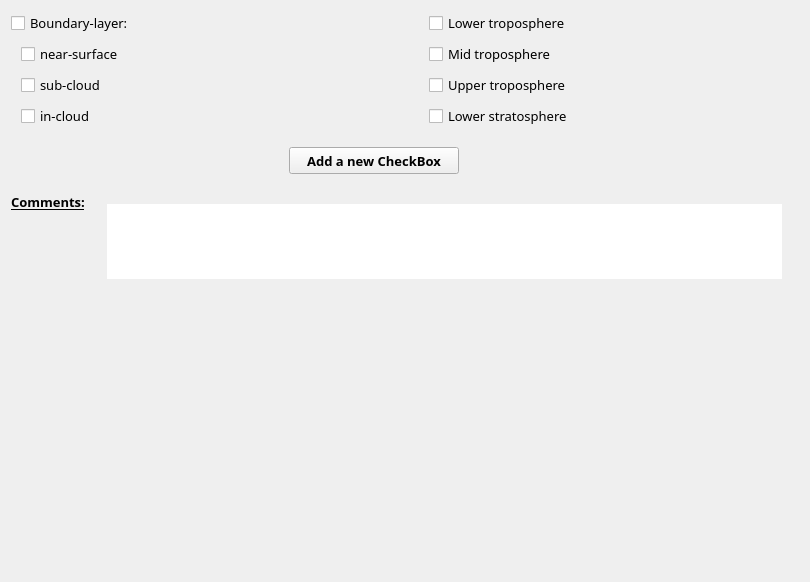
          <widget class="QWidget" name="page_8">
           <property name="geometry">
            <rect>
             <x>0</x>
             <y>0</y>
             <width>810</width>
             <height>582</height>
            </rect>
           </property>
           <attribute name="label">
            <string>Altitude Ranges of Measurement</string>
           </attribute>
           <layout class="QGridLayout" name="gridLayout_23">
            <item row="0" column="0">
             <layout class="QVBoxLayout" name="verticalLayout_65">
              <item>
               <layout class="QHBoxLayout" name="horizontalLayout_32">
                <property name="spacing">
                 <number>95</number>
                </property>
                <item>
                 <layout class="QVBoxLayout" name="verticalLayout_25">
                  <property name="spacing">
                   <number>7</number>
                  </property>
                  <item>
                   <widget class="QCheckBox" name="boundaryLayerCheck">
                    <property name="font">
                     <font>
                      <family>Droid Sans Fallback</family>
                      <pointsize>10</pointsize>
                      <weight>50</weight>
                      <bold>false</bold>
                      <stylestrategy>PreferAntialias</stylestrategy>
                     </font>
                    </property>
                    <property name="text">
                     <string>Boundary-layer:</string>
                    </property>
                   </widget>
                  </item>
                  <item>
                   <layout class="QHBoxLayout" name="horizontalLayout_31">
                    <item>
                     <spacer name="horizontalSpacer_17">
                      <property name="orientation">
                       <enum>Qt::Horizontal</enum>
                      </property>
                      <property name="sizeType">
                       <enum>QSizePolicy::Fixed</enum>
                      </property>
                      <property name="sizeHint" stdset="0">
                       <size>
                        <width>10</width>
                        <height>20</height>
                       </size>
                      </property>
                     </spacer>
                    </item>
                    <item>
                     <widget class="QCheckBox" name="blNearSurfaceCheck">
                      <property name="font">
                       <font>
                        <family>Droid Sans Fallback</family>
                        <pointsize>10</pointsize>
                        <weight>50</weight>
                        <bold>false</bold>
                        <stylestrategy>PreferAntialias</stylestrategy>
                       </font>
                      </property>
                      <property name="text">
                       <string>near-surface</string>
                      </property>
                     </widget>
                    </item>
                   </layout>
                  </item>
                  <item>
                   <layout class="QHBoxLayout" name="horizontalLayout_30">
                    <item>
                     <spacer name="horizontalSpacer_18">
                      <property name="orientation">
                       <enum>Qt::Horizontal</enum>
                      </property>
                      <property name="sizeType">
                       <enum>QSizePolicy::Fixed</enum>
                      </property>
                      <property name="sizeHint" stdset="0">
                       <size>
                        <width>10</width>
                        <height>20</height>
                       </size>
                      </property>
                     </spacer>
                    </item>
                    <item>
                     <widget class="QCheckBox" name="blSubCloudCheck">
                      <property name="font">
                       <font>
                        <family>Droid Sans Fallback</family>
                        <pointsize>10</pointsize>
                        <weight>50</weight>
                        <bold>false</bold>
                        <stylestrategy>PreferAntialias</stylestrategy>
                       </font>
                      </property>
                      <property name="text">
                       <string>sub-cloud</string>
                      </property>
                     </widget>
                    </item>
                   </layout>
                  </item>
                  <item>
                   <layout class="QHBoxLayout" name="horizontalLayout_29">
                    <item>
                     <spacer name="horizontalSpacer_19">
                      <property name="orientation">
                       <enum>Qt::Horizontal</enum>
                      </property>
                      <property name="sizeType">
                       <enum>QSizePolicy::Fixed</enum>
                      </property>
                      <property name="sizeHint" stdset="0">
                       <size>
                        <width>10</width>
                        <height>20</height>
                       </size>
                      </property>
                     </spacer>
                    </item>
                    <item>
                     <widget class="QCheckBox" name="blInCloudCheck">
                      <property name="font">
                       <font>
                        <family>Droid Sans Fallback</family>
                        <pointsize>10</pointsize>
                        <weight>50</weight>
                        <bold>false</bold>
                        <stylestrategy>PreferAntialias</stylestrategy>
                       </font>
                      </property>
                      <property name="text">
                       <string>in-cloud</string>
                      </property>
                     </widget>
                    </item>
                   </layout>
                  </item>
                 </layout>
                </item>
                <item>
                 <layout class="QVBoxLayout" name="verticalLayout_26">
                  <property name="spacing">
                   <number>7</number>
                  </property>
                  <item>
                   <widget class="QCheckBox" name="lowerTroposphereCheck">
                    <property name="font">
                     <font>
                      <family>Droid Sans Fallback</family>
                      <pointsize>10</pointsize>
                      <weight>50</weight>
                      <bold>false</bold>
                      <stylestrategy>PreferAntialias</stylestrategy>
                     </font>
                    </property>
                    <property name="text">
                     <string>Lower troposphere</string>
                    </property>
                   </widget>
                  </item>
                  <item>
                   <widget class="QCheckBox" name="midTroposphereCheck">
                    <property name="font">
                     <font>
                      <family>Droid Sans Fallback</family>
                      <pointsize>10</pointsize>
                      <weight>50</weight>
                      <bold>false</bold>
                      <stylestrategy>PreferAntialias</stylestrategy>
                     </font>
                    </property>
                    <property name="text">
                     <string>Mid troposphere</string>
                    </property>
                   </widget>
                  </item>
                  <item>
                   <widget class="QCheckBox" name="upperTroposphereCheck">
                    <property name="font">
                     <font>
                      <family>Droid Sans Fallback</family>
                      <pointsize>10</pointsize>
                      <weight>50</weight>
                      <bold>false</bold>
                      <stylestrategy>PreferAntialias</stylestrategy>
                     </font>
                    </property>
                    <property name="text">
                     <string>Upper troposphere</string>
                    </property>
                   </widget>
                  </item>
                  <item>
                   <widget class="QCheckBox" name="lowerStratosphereCheck">
                    <property name="font">
                     <font>
                      <family>Droid Sans Fallback</family>
                      <pointsize>10</pointsize>
                      <weight>50</weight>
                      <bold>false</bold>
                      <stylestrategy>PreferAntialias</stylestrategy>
                     </font>
                    </property>
                    <property name="text">
                     <string>Lower stratosphere</string>
                    </property>
                   </widget>
                  </item>
                 </layout>
                </item>
                <item>
                 <spacer name="horizontalSpacer_45">
                  <property name="orientation">
                   <enum>Qt::Horizontal</enum>
                  </property>
                  <property name="sizeType">
                   <enum>QSizePolicy::Fixed</enum>
                  </property>
                  <property name="sizeHint" stdset="0">
                   <size>
                    <width>30</width>
                    <height>20</height>
                   </size>
                  </property>
                 </spacer>
                </item>
               </layout>
              </item>
              <item>
               <spacer name="verticalSpacer_29">
                <property name="orientation">
                 <enum>Qt::Vertical</enum>
                </property>
                <property name="sizeType">
                 <enum>QSizePolicy::Fixed</enum>
                </property>
                <property name="sizeHint" stdset="0">
                 <size>
                  <width>20</width>
                  <height>13</height>
                 </size>
                </property>
               </spacer>
              </item>
              <item>
               <layout class="QHBoxLayout" name="horizontalLayout_67">
                <item>
                 <spacer name="horizontalSpacer_73">
                  <property name="orientation">
                   <enum>Qt::Horizontal</enum>
                  </property>
                  <property name="sizeHint" stdset="0">
                   <size>
                    <width>40</width>
                    <height>20</height>
                   </size>
                  </property>
                 </spacer>
                </item>
                <item>
                 <widget class="QPushButton" name="ar_addButton">
                  <property name="minimumSize">
                   <size>
                    <width>170</width>
                    <height>27</height>
                   </size>
                  </property>
                  <property name="maximumSize">
                   <size>
                    <width>170</width>
                    <height>27</height>
                   </size>
                  </property>
                  <property name="font">
                   <font>
                    <family>Droid Sans Fallback</family>
                    <pointsize>10</pointsize>
                    <weight>75</weight>
                    <bold>true</bold>
                    <stylestrategy>PreferAntialias</stylestrategy>
                   </font>
                  </property>
                  <property name="text">
                   <string>Add a new CheckBox</string>
                  </property>
                  <property name="flat">
                   <bool>false</bool>
                  </property>
                 </widget>
                </item>
                <item>
                 <spacer name="horizontalSpacer_74">
                  <property name="orientation">
                   <enum>Qt::Horizontal</enum>
                  </property>
                  <property name="sizeType">
                   <enum>QSizePolicy::Fixed</enum>
                  </property>
                  <property name="sizeHint" stdset="0">
                   <size>
                    <width>13</width>
                    <height>20</height>
                   </size>
                  </property>
                 </spacer>
                </item>
                <item>
                 <widget class="QToolButton" name="ar_infoButton">
                  <property name="minimumSize">
                   <size>
                    <width>27</width>
                    <height>27</height>
                   </size>
                  </property>
                  <property name="maximumSize">
                   <size>
                    <width>27</width>
                    <height>27</height>
                   </size>
                  </property>
                  <property name="text">
                   <string/>
                  </property>
                  <property name="icon">
                   <iconset>
                    <normaloff>icons/info_icon.png</normaloff>icons/info_icon.png</iconset>
                  </property>
                  <property name="iconSize">
                   <size>
                    <width>27</width>
                    <height>27</height>
                   </size>
                  </property>
                  <property name="autoRaise">
                   <bool>true</bool>
                  </property>
                 </widget>
                </item>
                <item>
                 <spacer name="horizontalSpacer_75">
                  <property name="orientation">
                   <enum>Qt::Horizontal</enum>
                  </property>
                  <property name="sizeHint" stdset="0">
                   <size>
                    <width>40</width>
                    <height>20</height>
                   </size>
                  </property>
                 </spacer>
                </item>
               </layout>
              </item>
              <item>
               <layout class="QGridLayout" name="gridLayout_14"/>
              </item>
              <item>
               <spacer name="verticalSpacer_45">
                <property name="orientation">
                 <enum>Qt::Vertical</enum>
                </property>
                <property name="sizeType">
                 <enum>QSizePolicy::Fixed</enum>
                </property>
                <property name="sizeHint" stdset="0">
                 <size>
                  <width>20</width>
                  <height>13</height>
                 </size>
                </property>
               </spacer>
              </item>
              <item>
               <layout class="QHBoxLayout" name="horizontalLayout_33">
                <item>
                 <layout class="QVBoxLayout" name="verticalLayout_27">
                  <item>
                   <widget class="QLabel" name="label_20">
                    <property name="minimumSize">
                     <size>
                      <width>90</width>
                      <height>27</height>
                     </size>
                    </property>
                    <property name="maximumSize">
                     <size>
                      <width>90</width>
                      <height>27</height>
                     </size>
                    </property>
                    <property name="font">
                     <font>
                      <family>Droid Sans Fallback</family>
                      <pointsize>10</pointsize>
                      <weight>75</weight>
                      <bold>true</bold>
                      <underline>true</underline>
                      <stylestrategy>PreferAntialias</stylestrategy>
                     </font>
                    </property>
                    <property name="text">
                     <string>Comments:</string>
                    </property>
                    <property name="alignment">
                     <set>Qt::AlignLeading|Qt::AlignLeft|Qt::AlignTop</set>
                    </property>
                   </widget>
                  </item>
                  <item>
                   <spacer name="verticalSpacer_46">
                    <property name="orientation">
                     <enum>Qt::Vertical</enum>
                    </property>
                    <property name="sizeHint" stdset="0">
                     <size>
                      <width>20</width>
                      <height>18</height>
                     </size>
                    </property>
                   </spacer>
                  </item>
                 </layout>
                </item>
                <item>
                 <widget class="QTextEdit" name="AROtherTextBox">
                  <property name="minimumSize">
                   <size>
                    <width>675</width>
                    <height>75</height>
                   </size>
                  </property>
                  <property name="maximumSize">
                   <size>
                    <width>675</width>
                    <height>75</height>
                   </size>
                  </property>
                  <property name="font">
                   <font>
                    <family>FreeSans</family>
                    <pointsize>10</pointsize>
                    <weight>50</weight>
                    <bold>false</bold>
                    <stylestrategy>PreferAntialias</stylestrategy>
                   </font>
                  </property>
                  <property name="frameShape">
                   <enum>QFrame::NoFrame</enum>
                  </property>
                 </widget>
                </item>
               </layout>
              </item>
             </layout>
            </item>
            <item row="0" column="1">
             <spacer name="horizontalSpacer_46">
              <property name="orientation">
               <enum>Qt::Horizontal</enum>
              </property>
              <property name="sizeHint" stdset="0">
               <size>
                <width>8</width>
                <height>20</height>
               </size>
              </property>
             </spacer>
            </item>
            <item row="1" column="0">
             <spacer name="verticalSpacer_15">
              <property name="orientation">
               <enum>Qt::Vertical</enum>
              </property>
              <property name="sizeHint" stdset="0">
               <size>
                <width>20</width>
                <height>277</height>
               </size>
              </property>
             </spacer>
            </item>
           </layout>
          </widget>
